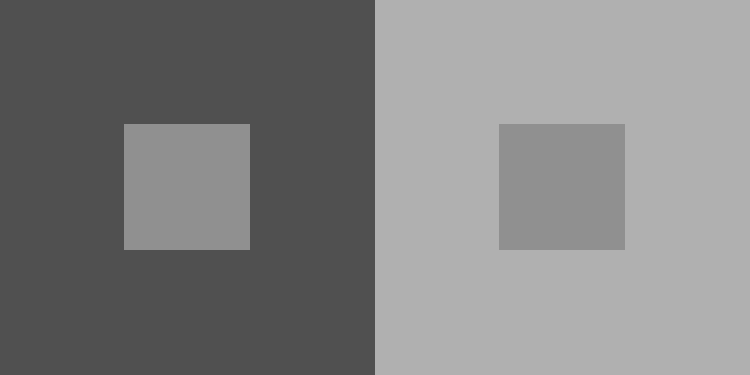
%> input picture ex03/simul_cont_squares.tif, 750 x 375 px
$ octave --eval "q4;"   (GNU Octave 9; MATLAB toolbox functions it lacks are replaced by stand-ins)
%> lines starting %> are read from the running program, lines starting %| are printed output that depends on the picture; in (x1, y1, x2, y2) boxes, pixels count from 0 and x2, y2 are one past the last pixel; in counts of white or black regions, pixels touching at a corner belong together; the program's own positions count from 1
### ex03/ImageDerivatives.m
function [Ix, Iy] = ImageDerivatives(I)
%% ex3 q1
%  Returns the derivatives of I across the X and Y dimensions

    if (nargin ~= 1)
        error('Please give 1 image as input');
    end

    % The Kernels
    Kx = [0.5 -0.5];
    Ky = [-0.5; 0.5];

    % Compute x derivation
    Ix = conv2(I, Kx, 'full');
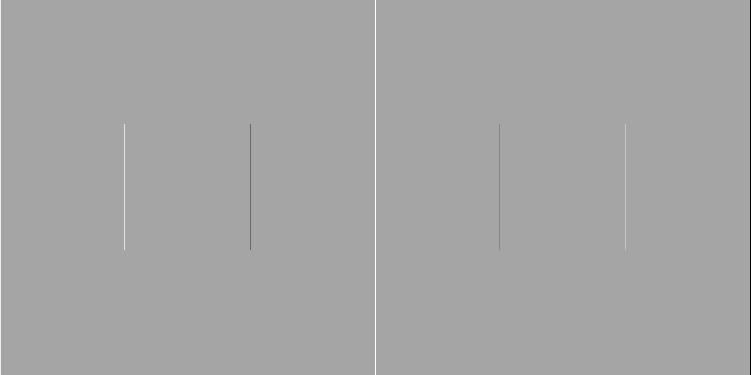
%> Ix: size 375x751 double; min -88, max 48, mean 0; drawn with min black and max white
    Ix = putZeros(Ix(:, 1:(end-1)));

    % Compute y derivation
    Iy = conv2(I, Ky, 'full');
    Iy = putZeros(Iy(1:end-1, :));

end

function [X] = putZeros(X)
% Puts zeros in the first and last rows and columns of the given matrix.
    X(1,:) = 0;
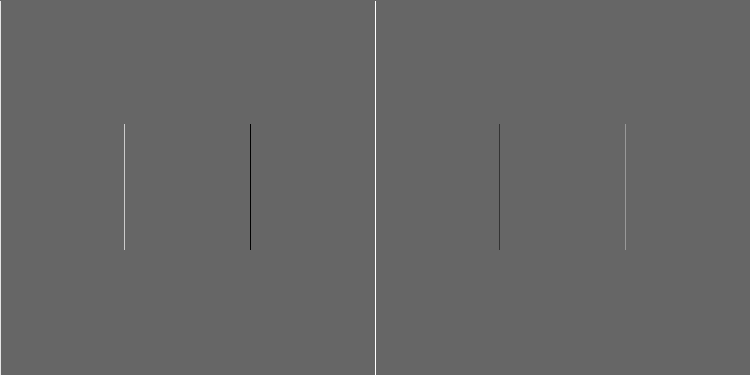
%> X: size 375x750 double; min -32, max 48, mean 0.1; drawn with min black and max white
    X(end,:) = 0;
%> X: size 375x750 double; under 0.01% of pixels changed, all inside (x1, y1, x2, y2) = (0, 374, 376, 375)
    X(:,1) = 0;
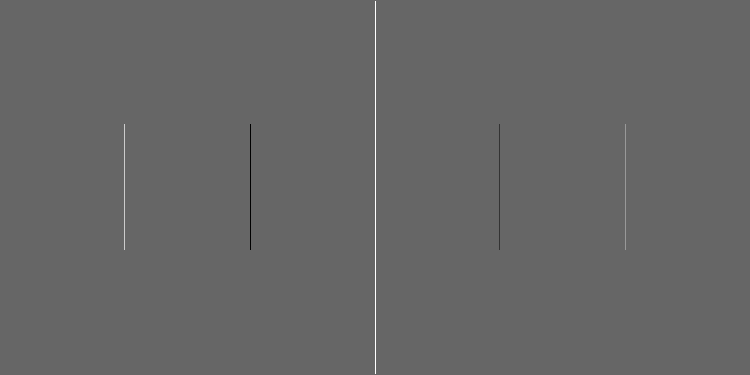
%> X: size 375x750 double; min -32, max 48, mean 0.1; mean of the top-left, top-right, bottom-left and bottom-right quarters 0, 0.1, 0, 0.1; drawn with min black and max white
%> in ImageDerivatives, `Iy = conv2(I, Ky, 'full');`:
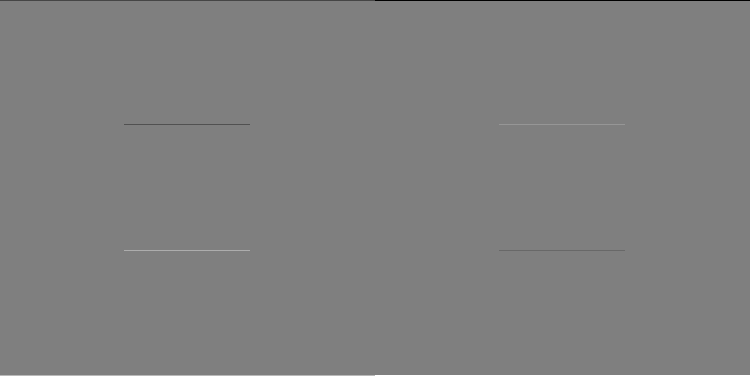
%> Iy: size 376x750 double; min -88, max 88, mean 0; drawn with min black and max white
    X(:,end) = 0;
end

### ex03/Deriv2Laplace.m
function [L] = Deriv2Laplace(Ix, Iy)
%% ex3 q2
% Receives the X and Y derivatives of and image, and returns its laplacian.
    Kx = [0.5 -0.5];
    Ky = [-0.5; 0.5];
    L = conv2(Ix, Kx, 'same') + conv2(Iy, Ky, 'same');

end

### ex03/LaplacianThres.m
function [] = LaplacianThres(I, thres)
%% ex3 q4-5 helper

    [Ix, Iy] = ImageDerivatives(I);
    L = abs(Deriv2Laplace(Ix, Iy));
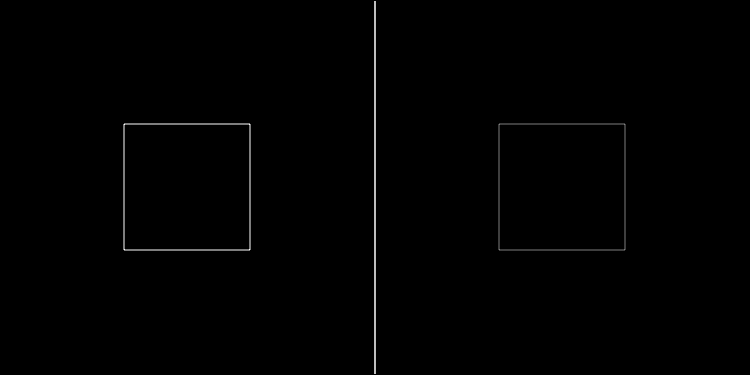
%> L: size 375x750 double; min 0, max 32, mean 0.1; drawn with min black and max white
    Lbin = L >= thres;
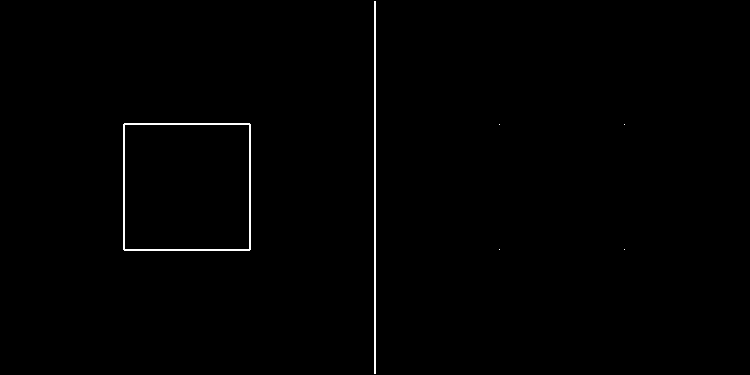
%> Lbin: size 375x750 logical; 0.62% white in thin lines or dots, all inside (x1, y1, x2, y2) = (123, 1, 625, 374)

     figure;
     subplot(1, 2, 1);
     imshow(L);
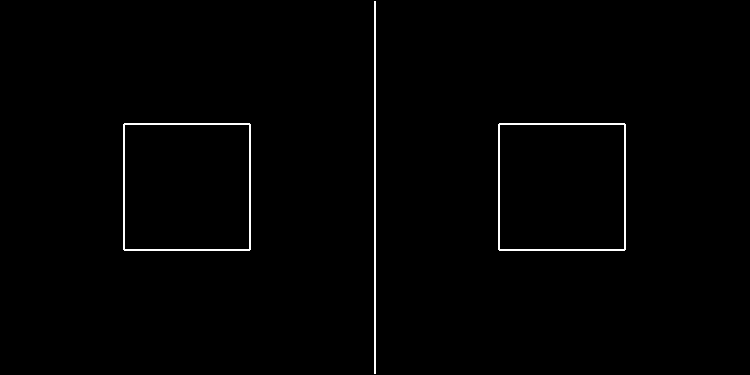
%> displayed picture: size 375x750, on the screen's scale of 0 to 255; 0.98% white in thin lines or dots, all inside (x1, y1, x2, y2) = (123, 1, 626, 374)
     title('Image Laplacian');

     subplot(1,2,2);
     imshow(Lbin);
     title('Image Laplacian after thresholding');

end

### ex03/q4.m
function [] = q4()
%% ex3 q4
    I = double(imread('simul_cont_squares.tif'));
    thres = 10;
    LaplacianThres(I, thres);

end
